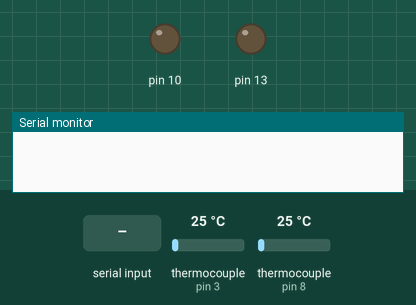
Recording of a sketch running on a simulated Arduino Leonardo, built with avr-gcc and run on an emulated ATmega32U4. On the bench: output pins drawn as LEDs (lit = HIGH), the last lines printed to the serial monitor. The inputs (shaded band) are chosen by the test bench; at power-on: thermocouple (sensors on pin 3, pin 8) 25 °C.

Above: at 11.2 s.
11.3 s: "0\n" received over Serial
At 12.7 s:
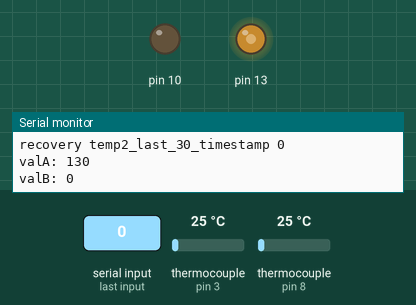
Timing chart, 0 to 20.9 s (numbered marks = the images above; inputs shaded):
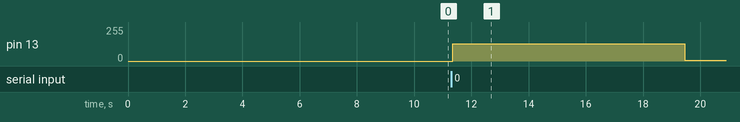

The sketch:

PAAS_heater.ino
```cpp
#include <Adafruit_MAX31865.h>
#include <avr/wdt.h>

#include "FastPwm.h"  // Fast PWM output to pins 13 and 10

// RTD
#define RREF 430.0
#define RNOMINAL_PTCO2 100.0  // nominal PT100 RTD resistance at 0C
#define RNOMINAL_PTCO 100.0
// MAX31865 amplifier pins CS,SD1,SD0,CLK
Adafruit_MAX31865 maxamp = Adafruit_MAX31865(4, 3, 2, 5);   // PTCO
Adafruit_MAX31865 maxamp2 = Adafruit_MAX31865(9, 8, 7, 6);  // PTCO2

// temperature settings PAAS-A / PAAS-B / PAAS-C
// no default temperature setpoint: user must select in python interface
float setpointA = 0.0;  // [degrees C]
float setpointB = 0.0;
float setpointC = 0.0;
int valA = 255;
int valB = 255;
float Pa = 5.0;
float Pb = 5.0;
float tempA;
float temp2;
float initial_temp2;
float usrsp;  // user choice setpoint temperature

// Save key metrics in case monitor crashes
float tempA_max = -99;               // max temp
uint32_t tempA_max_timestamp = 0;    // time at which max temp was reached
uint32_t tempA_setpt_timestamp = 0;  // time setpoint was reaches
uint32_t tempA_first_60_timestamp = 0;
uint32_t tempA_first_55_timestamp = 0;
uint32_t tempA_first_50_timestamp = 0;
uint32_t tempA_first_45_timestamp = 0;
uint32_t tempA_first_40_timestamp = 0;
uint32_t tempA_first_30_timestamp = 0;
uint32_t tempA_last_60_timestamp = 0;
uint32_t tempA_last_55_timestamp = 0;
uint32_t tempA_last_50_timestamp = 0;
uint32_t tempA_last_45_timestamp = 0;
uint32_t tempA_last_40_timestamp = 0;
uint32_t tempA_last_30_timestamp = 0;

float temp2_max = -99;
uint32_t temp2_max_timestamp = 0;
uint32_t temp2_setpt_timestamp = 0;
uint32_t temp2_first_60_timestamp = 0;
uint32_t temp2_first_55_timestamp = 0;
uint32_t temp2_first_50_timestamp = 0;
uint32_t temp2_first_45_timestamp = 0;
uint32_t temp2_first_40_timestamp = 0;
uint32_t temp2_first_30_timestamp = 0;
uint32_t temp2_last_60_timestamp = 0;
uint32_t temp2_last_55_timestamp = 0;
uint32_t temp2_last_50_timestamp = 0;
uint32_t temp2_last_45_timestamp = 0;
uint32_t temp2_last_40_timestamp = 0;
uint32_t temp2_last_30_timestamp = 0;

float setpoint2;
char paas2 = 'x';              // placeholder for user choice of 2nd PAAS type
const int32_t wait = 8;        // time between data points [seconds]
const int32_t holdtime = 300;  // [minutes] time to hold temperature at setpoint
int32_t holdstart;
uint8_t do_increase_temperature = 1;

void setup() {
  Serial.begin(2000000);
  // don't wait indefinitely for serial, which would prevent WDT reset
  while (!Serial.available() && millis() < 10000) {
    delay(100);
  }
  FastPwmSetup();
  maxamp.begin(MAX31865_2WIRE);
  maxamp2.begin(MAX31865_2WIRE);
  // wdt_enable(WDTO_2S);
  initial_temp2 = maxamp2.temperature(RNOMINAL_PTCO2, RREF);
}

void loop() {
  // get updates from python interface if connected.
  // any not-empty write command to the serial connection triggers this.
  if (Serial.available()) {
    Serial.println(
        "Enter second PAAS type (B or C) or enter 0 if heating PAAS-A only");
    char usrkey[5];  // user choice of 2nd PAAS type and temperature setpoint
    byte len = Serial.readBytesUntil(
        '\n', usrkey, sizeof(usrkey));  // read bytes into usrkey until newline
    // paas2=usrkey[0];
    // usrsp=usrkey[1:];  ...
    usrkey[len] = 0;
    char *pKbd = usrkey;
    paas2 = *pKbd;
    pKbd++;
    usrsp = atof(pKbd);
    if (abs(usrsp - setpointA) >
        5) {  // new setpoint from python interface either 38C or 55C / software
              // timer fixed
      do_increase_temperature =
          1;  // resets holdstart to get full holdtime at new setpoint
      setpointA = min(usrsp, 52);
      if(setpointA!=52) { setpointA = 38; }
      // setpointB based on PAAS-B correction for temperature difference at RTD
      // location vs. bulk surface
      if (setpointA > 38) {
        setpointB = 50;
      } else {
        setpointB = 37.9;
      }
      // setpointC based on PAAS-C correction for temperature difference at RTD
      // location vs. under baseplate
      setpointC = min(setpointA, 50);
    }
  }
  // control heat cycle
  // with 2nd PAAS type set, heater control will run with or without connection
  // to python interface
  if (paas2 == 'b' | paas2 == 'c' | paas2 == '0') {
    if (paas2 == 'b')
      setpoint2 = setpointB;
    else
      setpoint2 =
          setpointC;  // heat cycle for PAAAS-A alone does not use setpoint2
    // wdt_enable(WDTO_2S); // measurements and PWM values take about 332ms
    static uint32_t start;
    uint32_t now = millis();
    int32_t hasBeen = now - start;
    if (hasBeen > 1000 * wait) {
      display_status();
      if (do_increase_temperature == 1) {  // increase temperature
        tempA = maxamp.temperature(RNOMINAL_PTCO, RREF);
        // start hold phase - protect against unphysical temps
        if (tempA > setpointA && tempA < 100) {
          holdstart = millis();
          do_increase_temperature = 0;  // hold temperature
        }
        temp_control();
        start = now;
      } else {  // hold temperature at setpoint
        if ((millis() - holdstart) / 60000 < holdtime) {
          // control temperature as in do_increase_temperature 1
          display_status();
          temp_control();
          start = now;
        } else {
          // shut off power
          display_status();
          Serial.println("Timer has shut off power");
          FastPwm(0, 0);
          start = now;
        }
      }
    }
    delay(10);
    // wdt_reset();
    delay(100);  // does not wait indefinitely for serial availability
  }
}

void temp_control() {
  tempA = maxamp.temperature(RNOMINAL_PTCO, RREF);
  if (paas2 != '0') {
    float dT;
    temp2 = maxamp2.temperature(RNOMINAL_PTCO2, RREF);
    if (paas2 == 'c') {
      // PAAS-C correction: RTD placed in corner measures lower temperature than
      // under baseplate at 55C
      dT = tempA - temp2 - 5.0 * (tempA / setpointA);  // experimental
    }
    if (paas2 == 'b') {
      // PAAS-B correction: RTD placed in corner measures lower temperature than
      // bulk surface at 55C
      dT = tempA - temp2 -
           4.5 * (max(0, temp2 - 38) / 16);  // experimental: with cube foam
      if (setpointB < 38) {  // try to get faster rise to 38C by altering where
                             // feedback constraint applies
        // 0130. adding condition on temp2 to prevent heating if B not plugged
        // in
        if (tempA < 31 && temp2 > initial_temp2 + 2) {
          dT = 0;
        } else {
          dT = tempA - temp2 - 5.0 * (max(0, temp2 - 20) / 14);
        }
      }
      // Heat to 55:
      // Heat A and B at full blast unless TA>=46 && (TB<40 || TA>44), in
      // which case use the default dT.
      if (setpointA > 50) {
        if (tempA >= 46 && (temp2 < 40 || temp2 > 44)) {
          ;
        } else
          dT = 0;
      }
    }
    if (dT < 0 && valA == 255)
      valB += int(round(Pb * dT));  // -> slow the heating of B
    else if (dT > 0 && valB == 255)
      valA -= int(round(Pa * dT));  // -> slow the heating of A
    else {
      valA += int(round(Pa * (setpointA - tempA)));
      valB += int(round(Pb * (setpoint2 - temp2)));
    }
  } else {  // PAAS-A only -> no temperature difference to consider
    valA += int(round(Pa * (setpointA - tempA)));
    valB = 0;
  }
  valA = max(0, min(255, valA));
  valB = max(0, min(255, valB));
  Serial.print("valA: ");
  Serial.println(valA);
  Serial.print("valB: ");
  Serial.println(valB);
  FastPwm(valA, valB);
}

bool set_first_condition(const float temp, const float set_temp,
                         const uint32_t first_timestamp) {
  return is_at_temp(temp, set_temp) && first_timestamp == 0;
}

bool is_at_temp(const float temp, const float set_temp) {
  return set_temp - 1 < temp && temp < set_temp + 1;
}

void set_key_metrics(float temp_A, float temp_2, uint32_t now) {
  // Max temps
  if (tempA_max < temp_A) {  // A max temp
    tempA_max_timestamp = now;
    tempA_max = temp_A;
  }
  if (temp2_max < temp_2) {  // 2 max temp
    temp2_max_timestamp = now;
    temp2_max = temp_2;
  }

  // Last time that paas was within +/- 3 degree of its setpoint
  if (setpointA - 3 < temp_A && temp_A < setpointA + 3) {  // A set point time
    tempA_setpt_timestamp = now;
  }
  if (setpoint2 - 3 < temp_2 && temp_2 < setpoint2 + 3) {  // 2 set point time
    temp2_setpt_timestamp = now;
  }

  // First time that paas was within +- 1 degrees of 60, 55, 50, 45, 40, 30
  if (set_first_condition(temp_A, 60, tempA_first_60_timestamp))
    tempA_first_60_timestamp = now;
  if (set_first_condition(temp_A, 55, tempA_first_55_timestamp))
    tempA_first_55_timestamp = now;
  if (set_first_condition(temp_A, 50, tempA_first_50_timestamp))
    tempA_first_50_timestamp = now;
  if (set_first_condition(temp_A, 45, tempA_first_45_timestamp))
    tempA_first_45_timestamp = now;
  if (set_first_condition(temp_A, 40, tempA_first_40_timestamp))
    tempA_first_40_timestamp = now;
  if (set_first_condition(temp_A, 30, tempA_first_30_timestamp))
    tempA_first_30_timestamp = now;

  if (set_first_condition(temp_2, 60, temp2_first_60_timestamp))
    temp2_first_60_timestamp = now;
  if (set_first_condition(temp_2, 55, temp2_first_55_timestamp))
    temp2_first_55_timestamp = now;
  if (set_first_condition(temp_2, 50, temp2_first_50_timestamp))
    temp2_first_50_timestamp = now;
  if (set_first_condition(temp_2, 45, temp2_first_45_timestamp))
    temp2_first_45_timestamp = now;
  if (set_first_condition(temp_2, 40, temp2_first_40_timestamp))
    temp2_first_40_timestamp = now;
  if (set_first_condition(temp_2, 30, temp2_first_30_timestamp))
    temp2_first_30_timestamp = now;

  // Last time that paas was within +- 2 degrees of 60, 55, 50, 45, 40, 30
  if (is_at_temp(temp_A, 60)) tempA_last_60_timestamp = now;
  if (is_at_temp(temp_A, 55)) tempA_last_55_timestamp = now;
  if (is_at_temp(temp_A, 50)) tempA_last_50_timestamp = now;
  if (is_at_temp(temp_A, 45)) tempA_last_45_timestamp = now;
  if (is_at_temp(temp_A, 40)) tempA_last_40_timestamp = now;
  if (is_at_temp(temp_A, 30)) tempA_last_30_timestamp = now;

  if (is_at_temp(temp_2, 60)) temp2_last_60_timestamp = now;
  if (is_at_temp(temp_2, 55)) temp2_last_55_timestamp = now;
  if (is_at_temp(temp_2, 50)) temp2_last_50_timestamp = now;
  if (is_at_temp(temp_2, 45)) temp2_last_45_timestamp = now;
  if (is_at_temp(temp_2, 40)) temp2_last_40_timestamp = now;
  if (is_at_temp(temp_2, 30)) temp2_last_30_timestamp = now;
}

void display_status() {
  // Serial.println("PAAS-B: RTD in corner -> expect lower temperature than
  // surface"); Serial.println("PAAS-C: testing calibration -> expect apparent
  // temp. diff. up to 5C");
  float temp_A = maxamp.temperature(RNOMINAL_PTCO, RREF);
  float temp_2 = -99;
  if (paas2 != '0') {
    temp_2 = maxamp2.temperature(RNOMINAL_PTCO2, RREF);
  }
  uint32_t now = millis();
  set_key_metrics(temp_A, temp_2, now);
  Serial.print("Temperature 1: ");
  Serial.println(temp_A);
  Serial.print("Temperature 2: ");
  Serial.println(temp_2);
  Serial.print("Time = ");
  Serial.println(millis());
  // Serial.print("do_increase_temperature =
  // ");Serial.println(do_increase_temperature); // test for software timer fix

  Serial.print("recovery tempA_max ");
  Serial.println(tempA_max);
  Serial.print("recovery tempA_max_timestamp ");
  Serial.println(tempA_max_timestamp);
  Serial.print("recovery tempA_setpt_timestamp ");
  Serial.println(tempA_setpt_timestamp);
  Serial.print("recovery tempA_first_60_timestamp ");
  Serial.println(tempA_first_60_timestamp);
  Serial.print("recovery tempA_first_55_timestamp ");
  Serial.println(tempA_first_55_timestamp);
  Serial.print("recovery tempA_first_50_timestamp ");
  Serial.println(tempA_first_50_timestamp);
  Serial.print("recovery tempA_first_45_timestamp ");
  Serial.println(tempA_first_45_timestamp);
  Serial.print("recovery tempA_first_40_timestamp ");
  Serial.println(tempA_first_40_timestamp);
  Serial.print("recovery tempA_first_30_timestamp ");
  Serial.println(tempA_first_30_timestamp);
  Serial.print("recovery tempA_last_60_timestamp ");
  Serial.println(tempA_last_60_timestamp);
  Serial.print("recovery tempA_last_55_timestamp ");
  Serial.println(tempA_last_55_timestamp);
  Serial.print("recovery tempA_last_50_timestamp ");
  Serial.println(tempA_last_50_timestamp);
  Serial.print("recovery tempA_last_45_timestamp ");
  Serial.println(tempA_last_45_timestamp);
  Serial.print("recovery tempA_last_40_timestamp ");
  Serial.println(tempA_last_40_timestamp);
  Serial.print("recovery tempA_last_30_timestamp ");
  Serial.println(tempA_last_30_timestamp);

  Serial.print("recovery temp2_max ");
  Serial.println(temp2_max);
  Serial.print("recovery temp2_max_timestamp ");
  Serial.println(temp2_max_timestamp);
  Serial.print("recovery temp2_setpt_timestamp ");
  Serial.println(temp2_setpt_timestamp);
  Serial.print("recovery temp2_first_60_timestamp ");
  Serial.println(temp2_first_60_timestamp);
  Serial.print("recovery temp2_first_55_timestamp ");
  Serial.println(temp2_first_55_timestamp);
  Serial.print("recovery temp2_first_50_timestamp ");
  Serial.println(temp2_first_50_timestamp);
  Serial.print("recovery temp2_first_45_timestamp ");
  Serial.println(temp2_first_45_timestamp);
  Serial.print("recovery temp2_first_40_timestamp ");
  Serial.println(temp2_first_40_timestamp);
  Serial.print("recovery temp2_first_30_timestamp ");
  Serial.println(temp2_first_30_timestamp);
  Serial.print("recovery temp2_last_60_timestamp ");
  Serial.println(temp2_last_60_timestamp);
  Serial.print("recovery temp2_last_55_timestamp ");
  Serial.println(temp2_last_55_timestamp);
  Serial.print("recovery temp2_last_50_timestamp ");
  Serial.println(temp2_last_50_timestamp);
  Serial.print("recovery temp2_last_45_timestamp ");
  Serial.println(temp2_last_45_timestamp);
  Serial.print("recovery temp2_last_40_timestamp ");
  Serial.println(temp2_last_40_timestamp);
  Serial.print("recovery temp2_last_30_timestamp ");
  Serial.println(temp2_last_30_timestamp);

  delay(6);
}
```

FastPwm.cpp
```cpp
#include "FastPwm.h"
void FastPwmSetup() {
	// Set timer to asynchronous input, divide by 1.5 (too fast otherwise)
	byte pllfrq = PLLFRQ;
	pllfrq &= 0b11001111;
	pllfrq |= 0b00100000;
	PLLFRQ = pllfrq;
	// Using only 8 bits so zero shared upper 2 bit register
	TC4H = 0;

  byte tccr4a;
	tccr4a = 0b10000010 |   // COM4A1..0 = 10 (clear on match), OC4A pin connected
             0b00100001;    	// COM4B1..0 = 10 (clear on match), OC4B pin connected
	TCCR4A = tccr4a;
	// No inversion, no prescale, start TC4
	TCCR4B = 0b00000001;
	// Set COM4 shadow bits same as non-shadow
	TCCR4C = 0b11110000 & tccr4a;
	// Diable various fault interupts, set mode to fast PWM
	TCCR4D = 0;
	// No lock, no enhanced mode
	TCCR4E = 0;
	// Cycle at 255
	OCR4C = 255;
	// Zero duty cycle on A and B
	OCR4A = 0;
	OCR4B = 0;
	// No interrupts
	TIMSK4 = 0;
  // TIMER4 COM pins as output
  pinMode(10,OUTPUT);
	pinMode(13,OUTPUT);
}

void FastPwm(byte dutyA, byte dutyB) {
	OCR4A = dutyA;
	OCR4B = dutyB;
}
```

FastPwm.h
```cpp
#ifndef FastPwm_h
#define FastPwm_h 01Sep19
#include "Arduino.h"

void FastPwmSetup();
void FastPwm(const byte dutyA, const byte dutyB = 0);

#endif
```

Measured:
- after the input at 11.3 s, pin 13: 0/255 → 130/255 at once, → 5/255 8.1 s later
